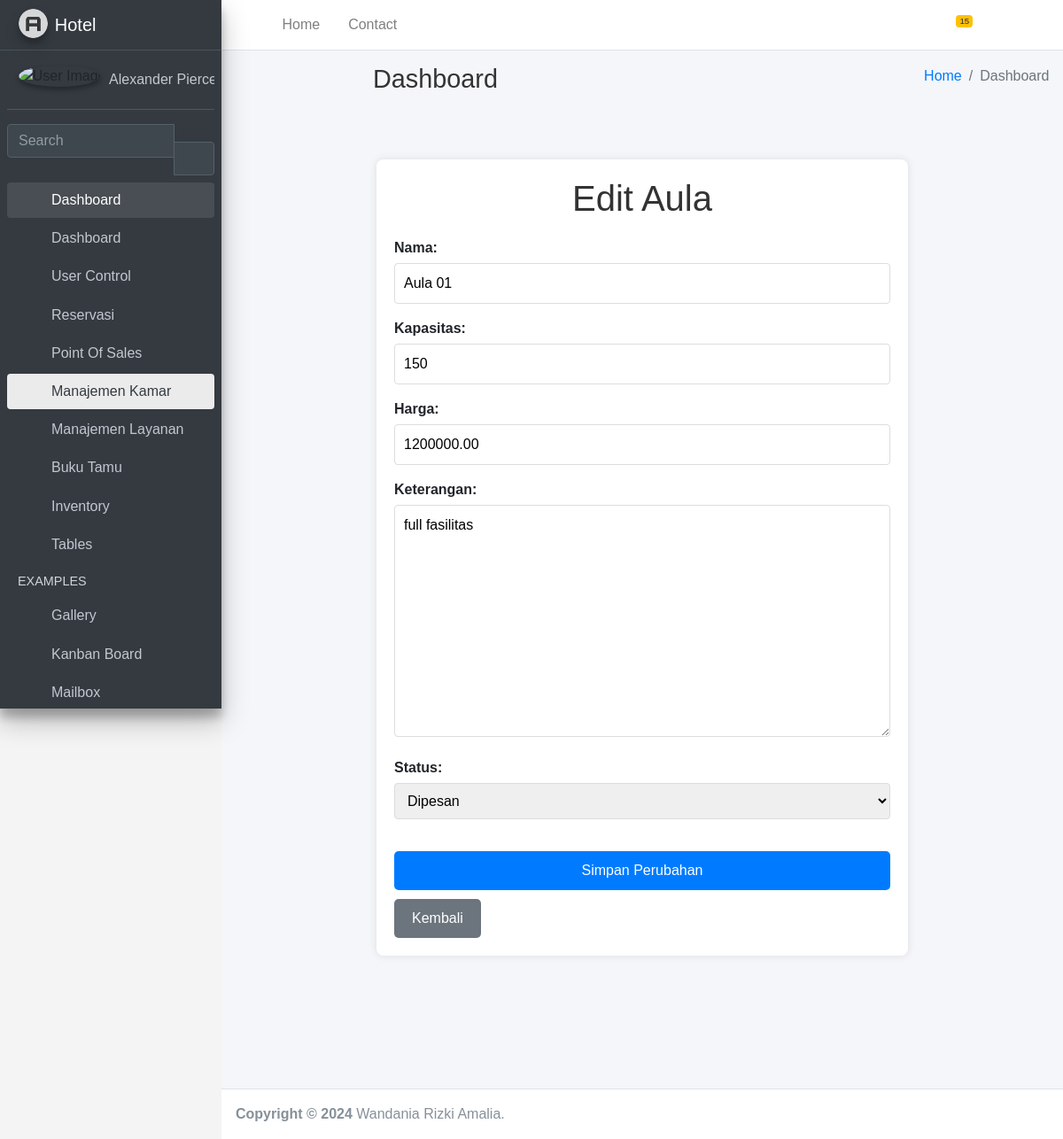
The app's page /hotel/halls/edit/1/ with its own data.
### hotel/models.py (models this page shows, shortened)
class Hall(models.Model):
    STATUS_CHOICES = [
        ('available', 'Tersedia'),
        ('reserved', 'Dipesan'),
        ('maintenance', 'Dalam Perawatan'),
    ]
    nama = models.CharField(max_length=100)
    kapasitas = models.IntegerField()
    harga = models.DecimalField(max_digits=10, decimal_places=2)
    keterangan = models.TextField()
    status = models.CharField(max_length=20, choices=STATUS_CHOICES, default='available')
    updated_at = models.DateTimeField(auto_now=True)

### hotel/views.py (the view)
# urls.py: path('halls/edit/<int:pk>/', views.edit_hall, name='edit_hall'),
def edit_hall(request, pk):
    hall = get_object_or_404(Hall, pk=pk)
    if request.method == 'POST':
        form = HallForm(request.POST, instance=hall)
        if form.is_valid():
            form.save()
            return redirect('hall_list')
    else:
        form = HallForm(instance=hall)
    return render(request, 'edit_hall.html', {'form': form})

### hotel/forms.py
class HallForm(forms.ModelForm):
    class Meta:
        model = Hall
        fields = ['nama', 'kapasitas', 'harga', 'keterangan', 'status']

### hotel/templates/edit_hall.html (shortened to what this page needs)
<!DOCTYPE html>
{% load static %}
<html lang="en">
<head>
  <link rel="stylesheet" href="{% static 'assets/plugins/fontawesome-free/css/all.min.css' %}">
  <link rel="stylesheet" href="{% static 'assets/https://code.ionicframework.com/ionicons/2.0.1/css/ionicons.min.css' %}">
  <link rel="stylesheet" href="{% static 'assets/plugins/tempusdominus-bootstrap-4/css/tempusdominus-bootstrap-4.min.css' %}">
  <link rel="stylesheet" href="{% static 'assets/plugins/icheck-bootstrap/icheck-bootstrap.min.css' %}">
  <link rel="stylesheet" href="{% static 'assets/plugins/jqvmap/jqvmap.min.css' %}">
  <link rel="stylesheet" href="{% static 'assets/dist/css/adminlte.min.css' %}">
  <link rel="stylesheet" href="{% static 'assets/plugins/overlayScrollbars/css/OverlayScrollbars.min.css' %}">
  <link rel="stylesheet" href="{% static 'assets/plugins/daterangepicker/daterangepicker.css' %}">
  <link rel="stylesheet" href="{% static 'assets/plugins/summernote/summernote-bs4.min.css' %}">
</head>
<body class="hold-transition sidebar-mini layout-fixed">
<div class="wrapper">
  <nav class="main-header navbar navbar-expand navbar-white navbar-light">
    <ul class="navbar-nav">
      <li class="nav-item">
        <a class="nav-link" data-widget="pushmenu" href="#" role="button"><i class="fas fa-bars"></i></a>
      </li>
      <li class="nav-item d-none d-sm-inline-block">
        <a href="index3.html" class="nav-link">Home</a>
      </li>
      <li class="nav-item d-none d-sm-inline-block">
        <a href="#" class="nav-link">Contact</a>
      </li>
    </ul>
    <ul class="navbar-nav ml-auto">
      <li class="nav-item dropdown">
        <a class="nav-link" data-toggle="dropdown" href="#">
          <span class="badge badge-warning navbar-badge">15</span>
        </a>
      </li>
      <li class="nav-item">
        <a class="nav-link" data-widget="fullscreen" href="#" role="button">
          <i class="fas fa-expand-arrows-alt"></i>
        </a>
      </li>
      <li class="nav-item">
        <a class="nav-link" data-widget="control-sidebar" data-controlsidebar-slide="true" href="#" role="button">
          <i class="fas fa-th-large"></i>
        </a>
      </li>
    </ul>
  </nav>
  <aside class="main-sidebar sidebar-dark-primary elevation-4">
    <a href="index3.html" class="brand-link">
      <img src="{% static 'assets/dist/img/AdminLTELogo.png' %}" alt="AdminLTE Logo" class="brand-image img-circle elevation-3" style="opacity: .8">
      <span class="brand-text font-weight-light">Hotel</span>
    </a>
    <div class="sidebar">
      <div class="user-panel mt-3 pb-3 mb-3 d-flex">
        <div class="image">
          <img src="{% static 'assets/dist/img/user2-160x160.jpg' %}" class="img-circle elevation-2" alt="User Image">
        </div>
        <div class="info">
          <a href="#" class="d-block">Alexander Pierce</a>
        </div>
      </div>
      <div class="form-inline">
        <div class="input-group" data-widget="sidebar-search">
          <input class="form-control form-control-sidebar" type="search" placeholder="Search" aria-label="Search">
          <div class="input-group-append">
            <button class="btn btn-sidebar">
              <i class="fas fa-search fa-fw"></i>
            </button>
          </div>
        </div>
      </div>
      <nav class="mt-2">
        <ul class="nav nav-pills nav-sidebar flex-column" data-widget="treeview" role="menu" data-accordion="false">
          <li class="nav-item menu-open">
            <a href="#" class="nav-link ">
              <i class="nav-icon fas fa-tachometer-alt"></i>
              <p>
                Dashboard
                <i class="right fas fa-angle-left"></i>
              </p>
            </a>
            <ul class="nav nav-treeview">
              <li class="nav-item">
                <a href="{% url 'base' %}" class="nav-link ">
                  <i class="far fa-circle nav-icon"></i>
                  <p>Dashboard</p>
                </a>
              </li>
              <li class="nav-item">
                <a href="{% url 'user_list' %}" class="nav-link ">
                  <i class="far fa-circle nav-icon"></i>
                  <p>User Control</p>
                </a>
              </li>
              <li class="nav-item">
                <a href="#" class="nav-link">
                  <i class="nav-icon fas fa-copy"></i>
                  <p>
                    Reservasi
                    <i class="fas fa-angle-left right"></i>
                  </p>
                </a>
              </li>
              <li class="nav-item">
                <a href="#" class="nav-link">
                  <i class="nav-icon fas fa-chart-pie"></i>
                  <p>
                    Point Of Sales
                    <i class="right fas fa-angle-left"></i>
                  </p>
                </a>
              </li>
          <li class="nav-item">
            <a href="#" class="nav-link active">
              <i class="nav-icon fas fa-chart-pie"></i>
              <p>
                Manajemen Kamar
                <i class="right fas fa-angle-left"></i>
              </p>
            </a>
          </li>
              <li class="nav-item">
                <a href="#" class="nav-link">
                  <i class="nav-icon fas fa-chart-pie"></i>
                  <p>
                    Manajemen Layanan
                    <i class="right fas fa-angle-left"></i>
                  </p>
                </a>
              </li>
          <li class="nav-item">
            <a href="#" class="nav-link">
              <i class="nav-icon fas fa-tree"></i>
              <p>
                Buku Tamu
                <i class="fas fa-angle-left right"></i>
              </p>
            </a>
          </li>
          <li class="nav-item">
            <a href="#" class="nav-link">
              <i class="nav-icon fas fa-edit"></i>
              <p>
                Inventory
                <i class="fas fa-angle-left right "></i>
              </p>
            </a>
          </li>
          <li class="nav-item">
            <a href="#" class="nav-link">
              <i class="nav-icon fas fa-table"></i>
              <p>
                Tables
                <i class="fas fa-angle-left right"></i>
              </p>
            </a>
          </li>
          <li class="nav-header">EXAMPLES</li>
          <li class="nav-item">
            <a href="{% static 'assets/pages/gallery.html' %}" class="nav-link">
              <i class="nav-icon far fa-image"></i>
              <p>
                Gallery
              </p>
            </a>
          </li>
          <li class="nav-item">
            <a href="{% static 'assets/pages/kanban.html' %}" class="nav-link">
              <i class="nav-icon fas fa-columns"></i>
              <p>
                Kanban Board
              </p>
            </a>
          </li>
          <li class="nav-item">
            <a href="#" class="nav-link">
              <i class="nav-icon far fa-envelope"></i>
              <p>
                Mailbox
                <i class="fas fa-angle-left right"></i>
              </p>
            </a>
          </li>
          </li>
        </ul>
      </nav>
    </div>
  </aside>
  <div class="content-wrapper">
    <div class="content-header">
      <div class="container-fluid">
        <div class="row mb-2">
          <div class="col-sm-6">
            <h1 class="m-0">Dashboard</h1>
          </div>
          <div class="col-sm-6">
            <ol class="breadcrumb float-sm-right">
              <li class="breadcrumb-item"><a href="#">Home</a></li>
              <li class="breadcrumb-item active">Dashboard </li>
            </ol>
          </div>
        </div>
      </div>
    </div>
</head>
<body>
  <div class="container">
      <h1>Edit Aula</h1>
      <form method="post">
          {{ form.as_p }}
          <button type="submit">Simpan Perubahan</button>
      </form>
      <a href="{% url 'hall_list' %}" class="btn-cancel">Kembali</a>
  </div>
</body>
          <section class="col-lg-5 connectedSortable">
      </div>
  </div>
  <footer class="main-footer">
    <strong>Copyright &copy; 2024</strong>
    Wandania Rizki Amalia.
  </footer>
</body>
</html>

### hotel/templates/edit_hall.html (style rules this page uses)
body { font-family: Arial, sans-serif; background-color: #f4f4f4; margin: 0; padding: 0; }
.container { max-width: 600px; margin: 50px auto; background-color: #fff; padding: 20px; border-radius: 8px; box-shadow: 0 0 10px rgba(0, 0, 0, 0.1); }
h1 { color: #333; margin-bottom: 20px; text-align: center; }
form { display: flex; flex-direction: column; }
label { display: block; margin-bottom: 5px; font-weight: bold; }
input, select, textarea { width: 100%; padding: 10px; border-radius: 4px; border: 1px solid #ddd; }
button { padding: 10px 20px; border-radius: 5px; border: none; background-color: #007bff; color: #fff; font-size: 16px; cursor: pointer; margin-top: 20px; }
.btn-cancel { display: inline-block; margin-top: 10px; padding: 10px 20px; border-radius: 5px; text-decoration: none; color: #fff; background-color: #6c757d; font-size: 16px; }

### records on screen
Hall: nama "Aula 01", kapasitas "150", harga "1200000.00", keterangan "full fasilitas", status "Dipesan"
